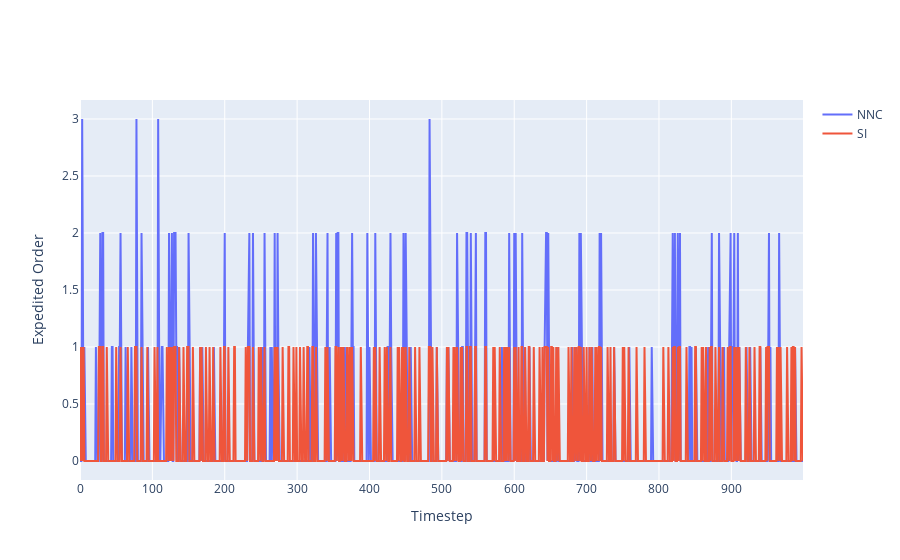

The cell this chart's notebook holds for it:
### Code cell
a = go.Scatter(y=[x.item() for x in nn_qe[1:]], name='NNC')
b = go.Scatter(y=cdi_qe, name='SI')
fig = go.Figure([a,b])
fig.layout.xaxis.title = 'Timestep'
fig.layout.yaxis.title = 'Expedited Order'
fig

### Figure 1 — Plotly figure (JSON) as saved in the notebook; plotly's stock layout.template omitted (floating-point values rounded to 4 significant figures; data arrays with more than 128 entries replaced by an {"elided": "..."} marker saying what was removed)
{"data": [{"name": "NNC", "type": "scatter", "y": {"elided": "1000 int values"}}, {"name": "SI", "type": "scatter", "y": {"elided": "1000 int values"}}], "layout": {"xaxis": {"title": {"text": "Timestep"}}, "yaxis": {"title": {"text": "Expedited Order"}}}}
